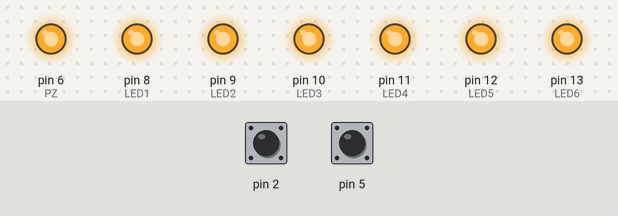
Simulated run of this sketch. Board: Arduino Uno, built with avr-gcc and run on an emulated ATmega328P. Parts: output pins drawn as LEDs (lit = HIGH). Inputs (shaded band) come from the test bench; at power-on: pin 2 HIGH, pin 5 HIGH.

Above: at 1.2 s.
1.3 s: pin 2 pulled LOW for 0.15 s
At 3.5 s:
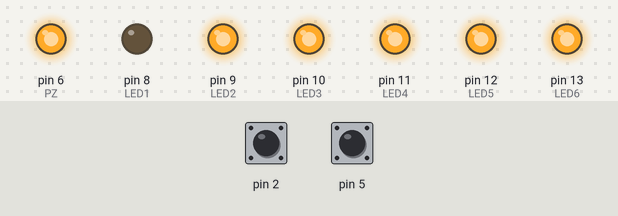
4.3 s: pin 5 pulled LOW for 1 s
At 6.6 s:
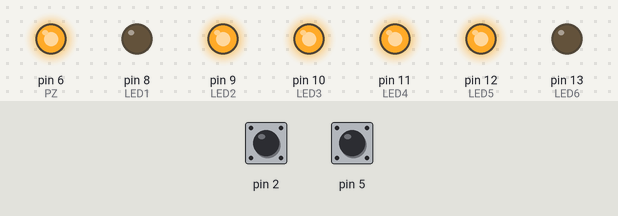
7.7 s: pin 2 pulled LOW for 1 s
At 10.1 s:
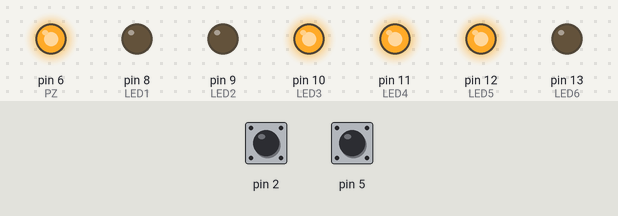
11.1 s: pin 5 pulled LOW for 0.15 s
At 13.2 s:
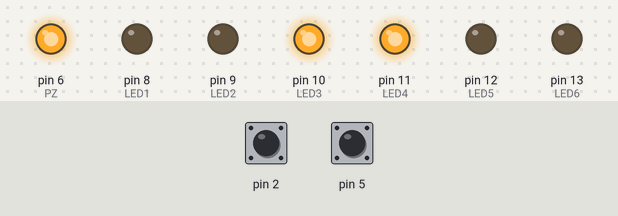
14.2 s: pin 2 pulled LOW for 0.15 s
At 16.7 s:
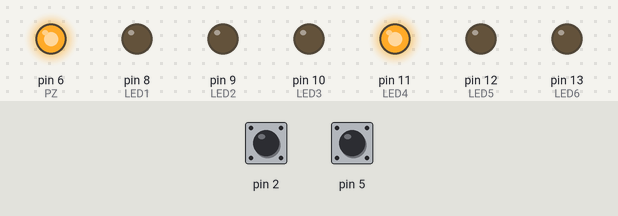
17.3 s: pin 2 pulled LOW for 3.2 s
At 21.4 s:
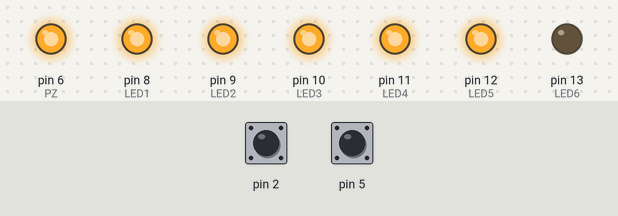
Timing chart, 0 to 22.9 s (numbered marks = the images above; inputs shaded):
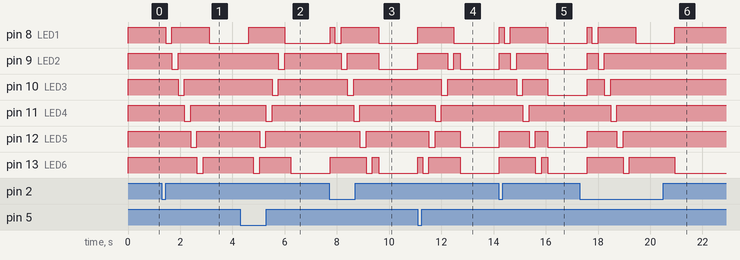

Measured:
- after the input at 1.3 s, pin 8 (LED1): HIGH → LOW after 0.14 s, → HIGH 0.24 s later, → LOW 1.4 s later; pin 9 (LED2): HIGH → LOW after 0.38 s, → HIGH 0.24 s later; pin 10 (LED3): HIGH → LOW after 0.62 s, → HIGH 0.24 s later; pin 11 (LED4): HIGH → LOW after 0.86 s, → HIGH 0.24 s later; pin 12 (LED5): HIGH → LOW after 1.1 s, → HIGH 0.24 s later
- after the input at 4.3 s, pin 9 (LED2): HIGH → LOW after 1.5 s, → HIGH 0.24 s later; pin 10 (LED3): HIGH → LOW after 1.2 s, → HIGH 0.24 s later; pin 11 (LED4): HIGH → LOW after 0.98 s, → HIGH 0.24 s later; pin 12 (LED5): HIGH → LOW after 0.74 s, → HIGH 0.24 s later; pin 13 (LED6): HIGH → LOW after 0.50 s instead of 0.32 s
- after the input at 7.7 s, pin 8 (LED1): LOW → HIGH at once, → LOW 0.18 s later, → HIGH 0.24 s later, → LOW 1.4 s later; pin 9 (LED2): HIGH → LOW after 0.46 s, → HIGH 0.24 s later, → LOW 1.2 s later
- after the input at 11.1 s, pin 10 (LED3): HIGH → LOW after 0.90 s, → HIGH 0.24 s later; pin 11 (LED4): HIGH → LOW after 0.66 s, → HIGH 0.24 s later; pin 12 (LED5): HIGH → LOW after 0.42 s, → HIGH 0.24 s later, → LOW 0.96 s later; pin 13 (LED6): LOW → HIGH at once, → LOW 0.18 s later, → HIGH 0.24 s later, → LOW 1.2 s later
- after the input at 14.2 s, pin 8 (LED1): LOW → HIGH at once, → LOW 0.18 s later, → HIGH 0.24 s later, → LOW 1.4 s later; pin 10 (LED3): HIGH → LOW after 0.68 s, → HIGH 0.24 s later, → LOW 0.96 s later; pin 11 (LED4): HIGH → LOW after 0.92 s, → HIGH 0.24 s later
- after the input at 17.3 s, pin 11 (LED4): HIGH → LOW after 1.2 s, → HIGH 0.24 s later

The sketch:

h10_IT_TWEAK.ino
```cpp
//Ohjelma toteuttaa tennispelin, jossa kaksi pelaajaa voivat otella kolmeen pisteeseen asti. Tämän jälkeen ohjelma resetoidaan ja voidaan aloittaa alusta.

//lEDien ja piezojen määrittely

#define LED1 PORTB0
#define LED2 PORTB1
#define LED3 PORTB2
#define LED4 PORTB3
#define LED5 PORTB4
#define LED6 PORTB5
#define PZ   PORTD6

#define ALKU 60000 //määritellään alkutasoksi 60000
#define TIME 1500   //ja ajaksi 1500

//SW-määrittely

#define SW1   0b00000100
#define SW2   0b00001000
#define SW3   0b00010000
#define SW4   0b00100000
#define ANY_SW (~PIND & SW1) | (~PIND & SW2) | (~PIND & SW3) | (~PIND & SW4)


//Pelitilat, määritys
#define START  0
#define LEFT  1
#define RIGHT 2
#define POINTS  3
#define GAMEOVER  4

char ball, c_counter = 0, sw4_ok, sw1_ok;
char  alarm = 0, p_t = 0, sw1_points = 0, sw4_points = 0, tila;


//Ohjelman funktioiden esittelyt
void oikealle();
void vasemmalle();
void start();
void points();
void p_turn();


void oikealle()
{
  ball = 1;             //Asetetaan ohjauksen arvoksi 1
  p_t = 4;              //Asetetaan syöttövuoroksi 4
  tila = RIGHT;           //Asetetaan seuraavaksi tilaksi RIGHT
}
void vasemmalle()
{
  ball = 64;            //Asetetaan ohjauksen arvoksi 64
  p_t = 1;              //Asetetaan syöttövuoroksi 1
  tila = LEFT;            // Asetetaan seuraavaksi tilaksi LEFT
}

void start()
{
                    //Start-funktiossa nollataan
    PORTB = ~(0x40);        //Ledit
    alarm = 0;            //halytys
    c_counter = 0;       //keskeytyslaskuri
    sw1_points = 0;         //Molempien pisteet
    sw4_points = 0;
    p_t = 0;            //ja syöttövuoro
    tila = START;         //tilaksi palautetaan START

}
void points()
{
    OCR1A = ALKU;         //Palautetaan keskeytysten pulssien lukumäärä

    if (sw1_points == 3)        //jos sw1 pisteet on 3, sytytetään kolme alinta LEDiä
    {
      PORTB &= ~(1 << LED1);
      PORTB &= ~(1 << LED2);
      PORTB &= ~(1 << LED3);

    }
    if (sw1_points == 2)        //Jos sw1 pisteet on 2, sytytetään kaksi alinta LEDiä
    {
      PORTB &= ~(1 << LED1);
      PORTB &= ~(1 << LED2);
    }
    if (sw1_points == 1)        //jos sw1 pisteet on 1, sytytetään alin LED
    {
      PORTB &= ~(1 << LED1);
    }
    if (sw4_points == 3)        //Jos sw4 pisteet on 3, sytytetään kolme ylintä LEDiä
    {
      PORTB &= ~(1 << LED4);
      PORTB &= ~(1 << LED5);
      PORTB &= ~(1 << LED6);
    }
    if (sw4_points == 2)        //Jos sw4 pisteet on 2, sytytetään kaksi ylintä LEDiä
    {
      PORTB &= ~(1 << LED5);
      PORTB &= ~(1 << LED6);
    }
    if (sw4_points == 1)        // jos sw4 pisteet on 1, sytytetään ylin LED
    {
      PORTB &= ~(1 << LED6);
    }
    delay(TIME);            // pidetään 1500 ms viive, jonka ajan pisteet näkyvillä

    if ((sw1_points < 3) && (sw4_points < 3))
    {
      alarm = 0;            //Jos kummallakaan ei ole 3 pistettä, asetetaan alarm takaisin nollaan,
      PORTB = ~(0x40);        //sammutetaan kaikki LEDit
      p_turn();            // ja kutsutaan p_turn-funktiota
    }
    else
                      //muussa tapauksessa, eli toisella on 3 pistettä, asetetaan tilaksi GAMEOVER
        tila = GAMEOVER;


}
//Syöttövuoro
void p_turn()
{
  if (p_t == 1)
  {

    while(PIND & SW1){
      PORTB &= ~(1 << LED1);
    };
    p_t = 4;
    ball = 1;
    tila = RIGHT;
  }
  else if (p_t == 4)
  {

    while(PIND & SW4){
      PORTB &= ~(1 << LED6);
    };
    p_t = 1;
    ball = 64;
    tila = LEFT;
  }
}

//Timer
ISR(TIMER1_COMPA_vect)
{
  if (tila == RIGHT)
  {
    PORTB = ~ball;
    ball <<= 1;
    if (ball < 64)
    {
      if (~PIND & SW4)
      {
        alarm = 1;
      }
    }
    if (ball == 64)
    {
      if (~PIND & SW4)
      {
        tila = LEFT;
        c_counter++;
      }
    }
    if (ball == 0)
    {
      alarm = 1;
    }

    if (alarm)
    {
      PORTB = ~(0x40);
      sw1_points++;
      c_counter = 0;
      tila = POINTS;
    }
  }

  else if (tila == LEFT)
  {
    ball >>= 1;
    PORTB = ~ball;

    if (ball > 1)
    {
      if (~PIND & SW1)
      {
        alarm = 1;
      }
    }
    if (ball == 1)
    {
      if (~PIND & SW1)
      {
        tila = RIGHT;
        c_counter++;
      }
    }
    if (ball == 0)
    {
      alarm = 1;
    }

    if (alarm)
    {
      PORTB = ~(0x40);
      sw4_points++;
      c_counter = 0;
      tila = POINTS;
    }

  }
  if (c_counter == 2)
  {
    OCR1A = 50000;
  }
  if (c_counter == 4)
  {
    OCR1A = 40000;
  }
  if (c_counter == 8)
  {
    OCR1A = 30000;
  }
  if (c_counter == 12)
  {
    OCR1A = 20000;
  }
}


//Portit, määrittely
void setup() {

  PORTB |= 0b00111111;        //Ledit off
  DDRB |= 0b00111111;         //Port B 0-5 output

  PORTD |= 0b01111100;
  DDRD |= 0b01000000;

  TCCR1A &= 0x00;
  TCCR1B &= 0b11111101;
  TCCR1B |= 0b00001011;
  OCR1A = ALKU;
  TIMSK1 |= 0b00000010;
  sei();
  tila = START;
}

void loop()
{
  switch (tila)
  {
  case START:
    if (~PIND & SW1)
      oikealle();

    if (~PIND & SW4)
      vasemmalle();

    break;
  case POINTS:
    points();
    break;

  case GAMEOVER:
    start();
    break;

  default:
    break;
  }
}
```
